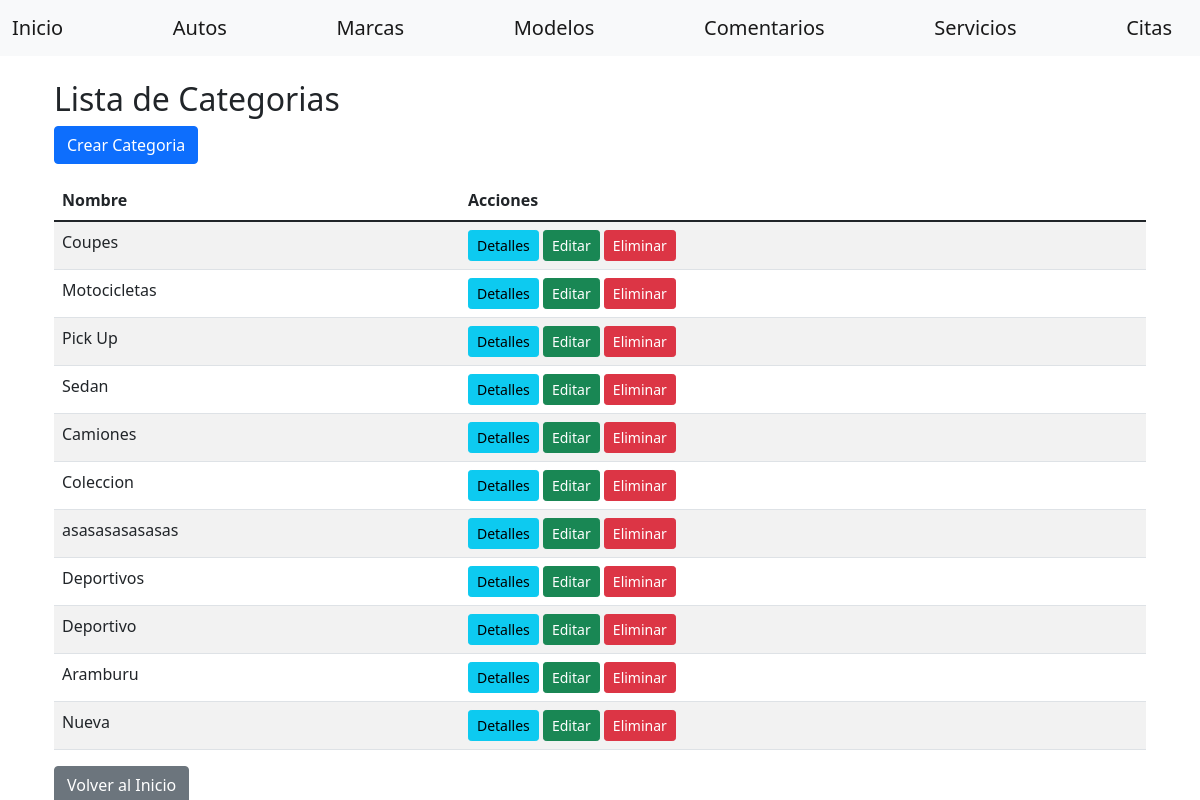
The page /gestion/categorias/ on the database as committed earlier.
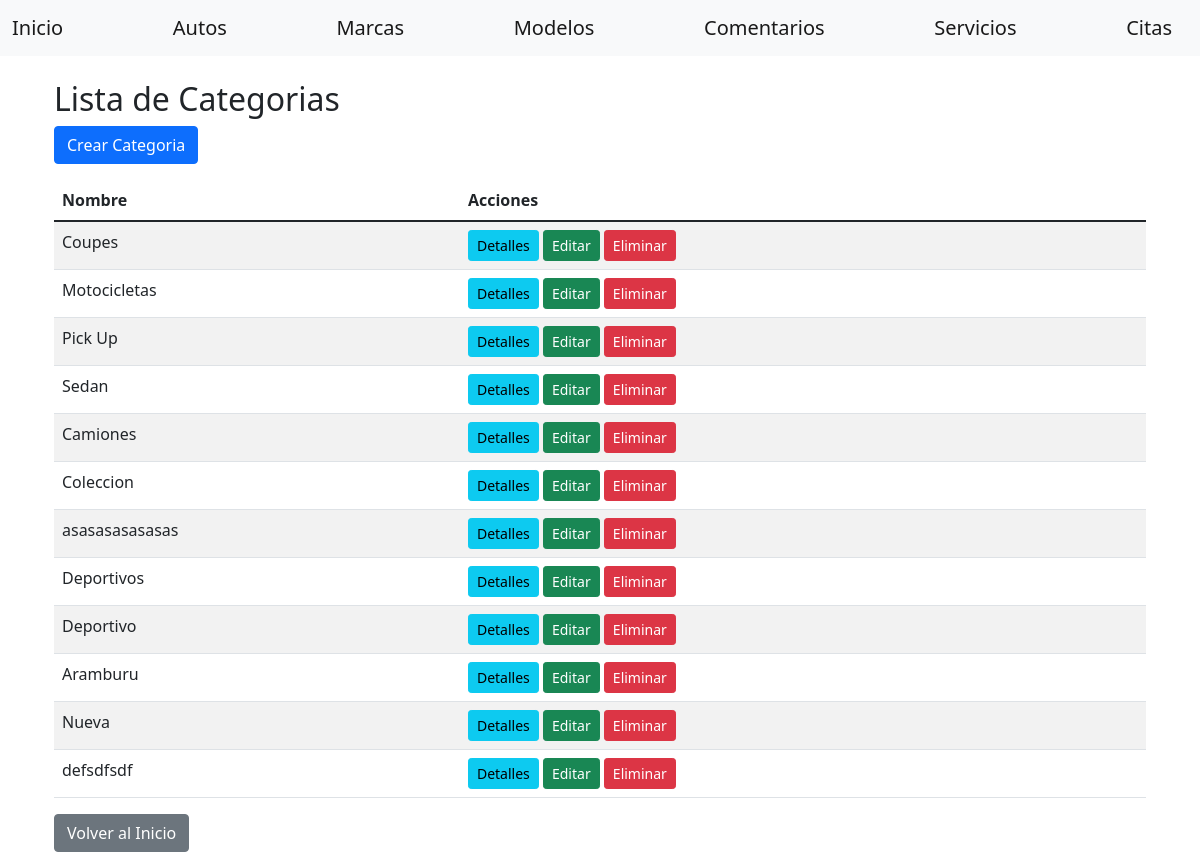
The same page on the database as committed later.
### gestion/models.py (models this page shows, shortened)
class Categoria(models.Model):
    nombre = models.CharField(max_length=100)

### gestion/views/categoria_view.py (the view)
# urls.py: path('categorias/', categoria_view.CategoriaListView.as_view(), name='categoria-list'),
class CategoriaListView(View):
    def get(self, request, *args, **kwargs):
        repo = CategoriaRepository()
        categorias = repo.get_all()
        return render(
            request,
            'categorias/list.html',
            dict(
                categorias=categorias
            )
        )

### gestion/context_processors.py (called while the page is built)
def user_info(request):
    user = request.user if request.user.is_authenticated else None
    return {
        'authenticated_user': user
    }

def all_brands(request):
    brands = cache.get('brands')
    if brands is None:
        brands = Marca.objects.all()
        cache.set('brands', brands, 36000)  # Cache por 10 horas (36000 segundos)
    return {'all_brands': brands}

def all_categories(request):
    categories = cache.get('categories')
    if categories is None:
        categories = Categoria.objects.all()  # Devuelve objetos completos
        cache.set('categories', categories, 36000)  # Cache por 10 horas (36000 segundos)
    return {'all_categories': categories}

### gestion/repositories/categoria_repository.py (called while the page is built)
    def get_all(self) -> List[Categoria]:
        return Categoria.objects.all()

### gestion/templates/categorias/list.html (shortened to what this page needs)
{% extends "home/base.html" %}
{% block content %}
<div class="container mt-3">
    <h2>Lista de Categorias</h2>
    <a href="{% url 'categoria-create' %}" class="btn btn-primary mb-3">Crear Categoria</a>
    <table class="table table-striped">
        <thead>
            <tr>
                <th>Nombre</th>
                <th>Acciones</th>
            </tr>
        </thead>
        <tbody>
            {% for categoria in categorias %}
                <tr>
                    <td>{{ categoria.nombre }}</td>
                    <td>
                        <a href="{% url 'categoria-detail' categoria.id %}" class="btn btn-info btn-sm">Detalles</a>
                        <a href="{% url 'categoria-update' categoria.id %}" class="btn btn-success btn-sm">Editar</a>
                        <form action="{% url 'categoria-delete' categoria.id %}" method="post" class="d-inline">
                            <button type="submit" class="btn btn-danger btn-sm">Eliminar</button>
                        </form>
                    </td>
                </tr>
            {% endfor %}
        </tbody>
    </table>
    <a href="{% url 'index' %}" class="btn btn-secondary">Volver al Inicio</a>
</div>
{% endblock %}

Rows that differ between the two databases and show on the page:
added Categoria: nombre "defsdfsdf"
